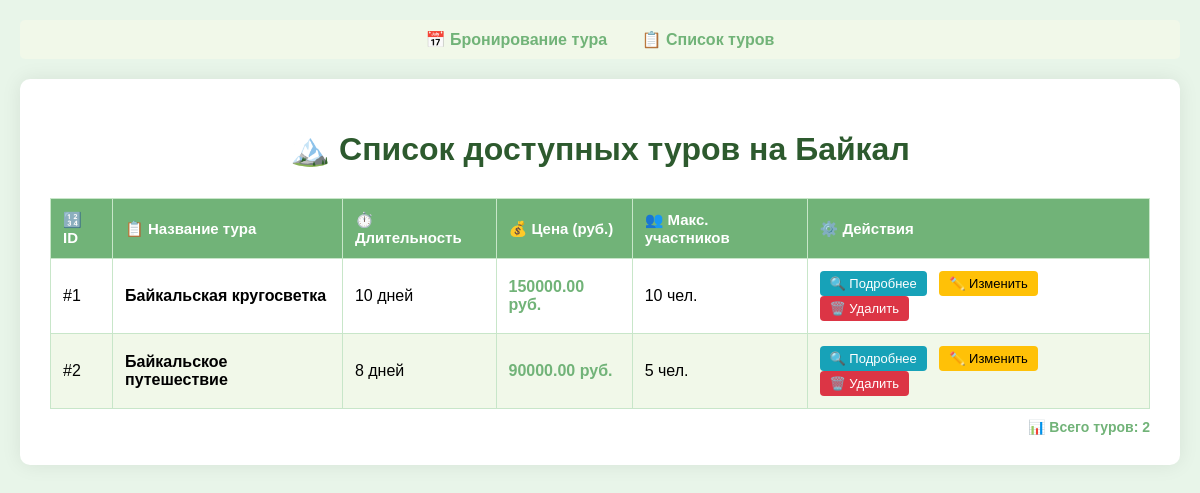
The app's page /tours/, older data.
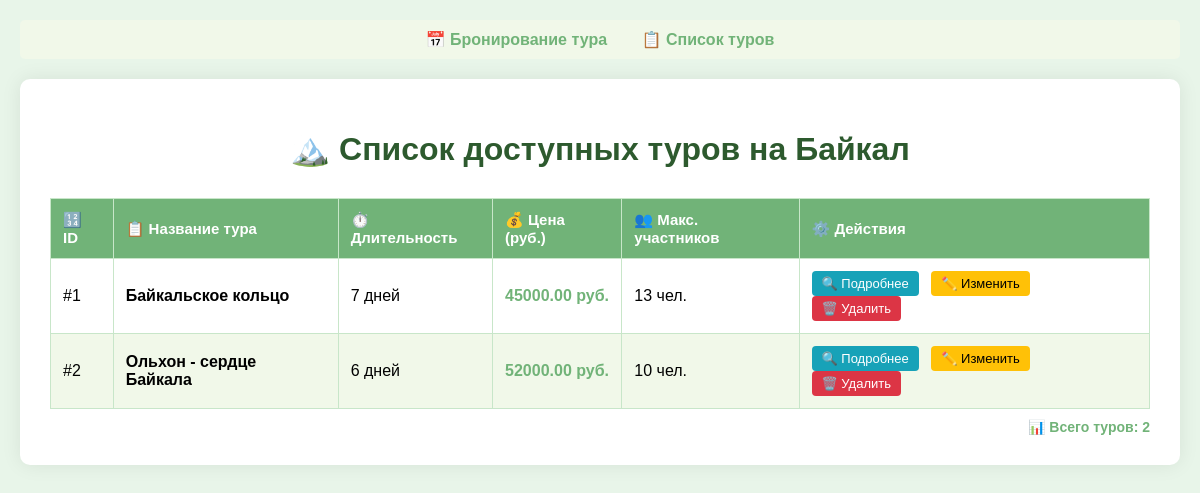
The same page, newer data.
### booking/models.py (models this page shows, shortened)
class Tour(models.Model):
    objects = models.Manager()
    title = models.CharField(max_length=200)
    description = models.TextField()
    duration = models.IntegerField()
    price = models.DecimalField(max_digits=10,decimal_places=2)
    max_people = models.IntegerField()
    removed = models.BooleanField(default=False)
    image = models.ImageField(
        upload_to="tours/",
        default="tours/default.jpg")

### booking/views.py (the view)
# urls.py: path('tours/', views.tour_list_view, name='tour_list'),
def tour_list_view(request):
    tours = Tour.objects.filter(removed=False)
    return render(
        request,
        "booking/tour_list.html",
        {
            "tours": tours
        }
    )

### templates/booking/tour_list.html (shortened to what this page needs)
<!DOCTYPE html>
<html>
<head>
{% load static %}
</head>
<body>
<div class="nav">
    <a href="{% url 'booking' %}">📅 Бронирование тура</a>
    <a href="{% url 'tour_list' %}">📋 Список туров</a>
</div>
<div class="container">
<h1>🏔️ Список доступных туров на Байкал</h1>
{% if tours %}
<table>
    <thead>
        <tr>
            <th>ID</th>
            <th>Название тура</th>
            <th>Длительность</th>
            <th>Цена (руб.)</th>
            <th>Макс. участников</th>
            <th>Действия</th>
        </tr>
    </thead>
    <tbody>
        {% for tour in tours %}
        <tr>
            <td>#{{ tour.id }}</td>
            <td>
                <strong>{{ tour.title }}</strong>
            </td>
            <td>{{ tour.duration }} дней</td>
            <td class="price">{{ tour.price }} руб.</td>
            <td>{{ tour.max_people }} чел.</td>
            <td class="actions">
                <a href="{% url 'tour_detail' tour.id %}" class="btn-detail" title="Подробнее о туре">🔍 Подробнее</a>
                <a href="{% url 'tour_edit' tour.id %}" class="btn-edit" title="Редактировать тур">✏️ Изменить</a>
                <a href="{% url 'tour_delete' tour.id %}" class="btn-delete"
                   onclick="return confirm('Вы уверены, что хотите удалить тур "{{ tour.title }}"?');"
                   title="Удалить тур">🗑️ Удалить</a>
            </td>
        </tr>
        {% endfor %}
    </tbody>
</table>
<div class="tour-count">
    📊 Всего туров: {{ tours|length }}
</div>
{% endif %}
</div>
</body>
</html>

Row changes from the older to the newer data that the page shows:
changed Tour id 1: title "Байкальская кругосветка" → "Байкальское кольцо"; duration "10" → "7"; price "150000.00" → "45000.00"; max_people "10" → "13"
changed Tour id 2: title "Байкальское путешествие" → "Ольхон - сердце Байкала"; duration "8" → "6"; price "90000.00" → "52000.00"; max_people "5" → "10"
